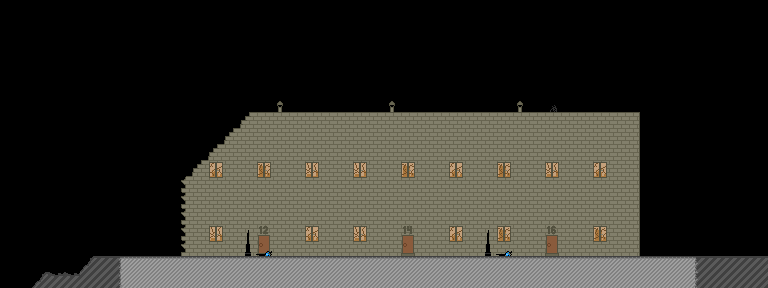

Tiled map render using the project's own tile images. Description and the map definition, with tile-layer contents summarised, below:
An orthogonal 48x18 tile map with 16x16 px tiles, 4 tile layers (Back2, Back, Solid, Front) and 3 objects (warp, message, entity).

<map version="1.0" orientation="orthogonal" width="48" height="18" tilewidth="16" tileheight="16">
 <properties>
  <property name="player_x" value="34" />
  <property name="player_y" value="15" />
  <property name="sky_color" value="E2B98A" />
  <property name="warp_left" value="crash_1" />
 </properties>
 <tileset firstgid="1" name="tileset1" tilewidth="16" tileheight="16">
  <image source="tileset1.png" width="256" height="256" />
 </tileset>
 <layer name="Back2" width="48" height="18">
  <data>[864 cells, 298 non-empty, 27 distinct tile ids]</data>
 </layer>
 <layer name="Back" width="48" height="18">
  <data>[864 cells, 6 non-empty, 3 distinct tile ids]</data>
 </layer>
 <layer name="Solid" width="48" height="18">
  <data>[864 cells, 95 non-empty, 11 distinct tile ids]</data>
 </layer>
 <layer name="Front" width="48" height="18">
  <data>[864 cells, 0 non-empty, 0 distinct tile ids]</data>
 </layer>
 <objectgroup name="ContactObjects" width="48" height="18">
  <object name="warp_hole" type="warp" x="0" y="264" width="128" height="24">
   <properties>
    <property name="warp" value="hole_1" />
   </properties>
  </object>
  <object name="msg_right" type="message" x="656" y="224" width="48" height="32">
   <properties>
    <property name="string" value="Let's see what$happened back there" />
    <property name="x" value="0" />
    <property name="y" value="0" />
   </properties>
  </object>
  <object name="ent_ghpoliceman" type="entity" x="112" y="240" width="16" height="16">
   <properties>
    <property name="entity" value="es.darkhogg.ld22.Ghost" />
   </properties>
  </object>
 </objectgroup>
</map>